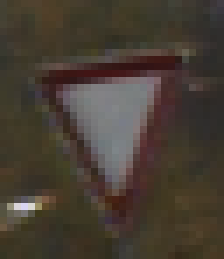
#> input picture wrongs/experiment/00089.ppm, 32 x 37 px (shown 7 times larger)
$ python -i augment.py   (imports and definitions only)
#> lines starting #> are read from the running program, lines starting #| are printed output that depends on the picture
#> further down, picture is the input picture: shape (37, 32, 3); mean B, G, R 51.4, 61.9, 71.3
import numpy as np
import numpy.random as rng
import cv2

def augment(img, do_training=True):
    # img = imgproc.resize_preserve_aspect_ratio(img, config.image_shape)

#> called with do_training = True
    if do_training:
        # data augmentation from fb.resnet.torch
        # https://github.com/facebook/fb.resnet.torch/blob/master/datasets/imagenet.lua

        # [33 lines left out: functions scale, center_crop, random_sized_crop, not called in this run]

        def grayscale(img):
            return img

        def brightness_aug(img, val):
            alpha = 1. + val * (rng.rand() * 2 - 1)
            img = img * alpha

            return img

        def contrast_aug(img, val):
            gs = grayscale(img)
            gs[:] = gs.mean()
            alpha = 1. + val * (rng.rand() * 2 - 1)
            img = img * alpha + gs * (1 - alpha)

            return img

        def saturation_aug(img, val):
            gs = grayscale(img)
            alpha = 1. + val * (rng.rand() * 2 - 1)
            img = img * alpha + gs * (1 - alpha)

            return img

        def color_jitter(img, brightness, contrast, saturation):
            augs = [(brightness_aug, brightness),
                    (contrast_aug, contrast),
                    (saturation_aug, saturation)]
            rng.shuffle(augs)

            for aug, val in augs:
                img = aug(img, val)

            return img

        # [32 lines left out: functions lighting, horizontal_flip, warp_perspective, not called in this run]

        num = img.shape[0]
#> num = 37
        for i in range(num):
            img[i] = color_jitter(img[i], brightness=0.1, contrast=0., saturation=0.)
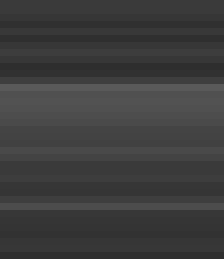
#> img: shape (37, 32, 3) (shown 7 times larger); min 46, max 89, mean 61
        # [5 lines of commented-out code are left out]

    return img

>>> import cv2
>>> picture = cv2.imread('../wrongs/experiment/00089.ppm')
>>> result = augment(picture)

$ run again, on wrongs/experiment/00105.ppm
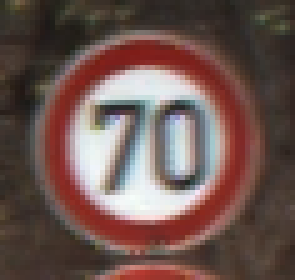
#> input picture wrongs/experiment/00105.ppm, 59 x 56 px (shown 5 times larger)
#> picture is the input picture: shape (56, 59, 3); mean B, G, R 80.4, 85.8, 109.4
#> after the loop in augment, `for i in range(num):`:
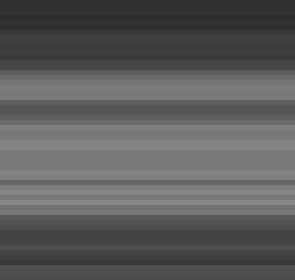
#> img: shape (56, 59, 3) (shown 5 times larger); min 45, max 135, mean 91.4

$ run again, on wrongs/experiment/00108.ppm
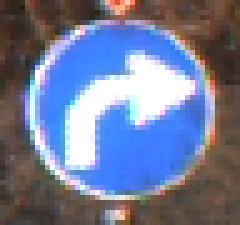
#> input picture wrongs/experiment/00108.ppm, 48 x 45 px (shown 5 times larger)
#> picture is the input picture: shape (45, 48, 3); mean B, G, R 152.4, 122.7, 114.4
#> after the loop in augment, `for i in range(num):`:
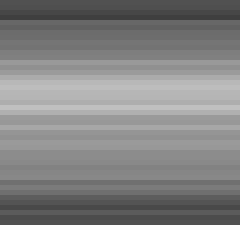
#> img: shape (45, 48, 3) (shown 5 times larger); min 63, max 192, mean 129.6

$ run again, on wrongs/experiment/00380.ppm
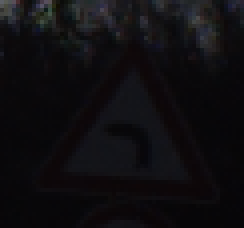
#> input picture wrongs/experiment/00380.ppm, 61 x 57 px (shown 4 times larger)
#> picture is the input picture: shape (57, 61, 3); mean B, G, R 16.5, 13.8, 15.3
#> after the loop in augment, `for i in range(num):`:
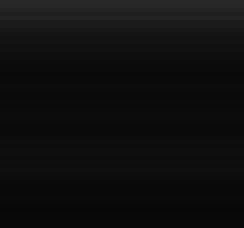
#> img: shape (57, 61, 3) (shown 4 times larger); min 7, max 40, mean 14.5
